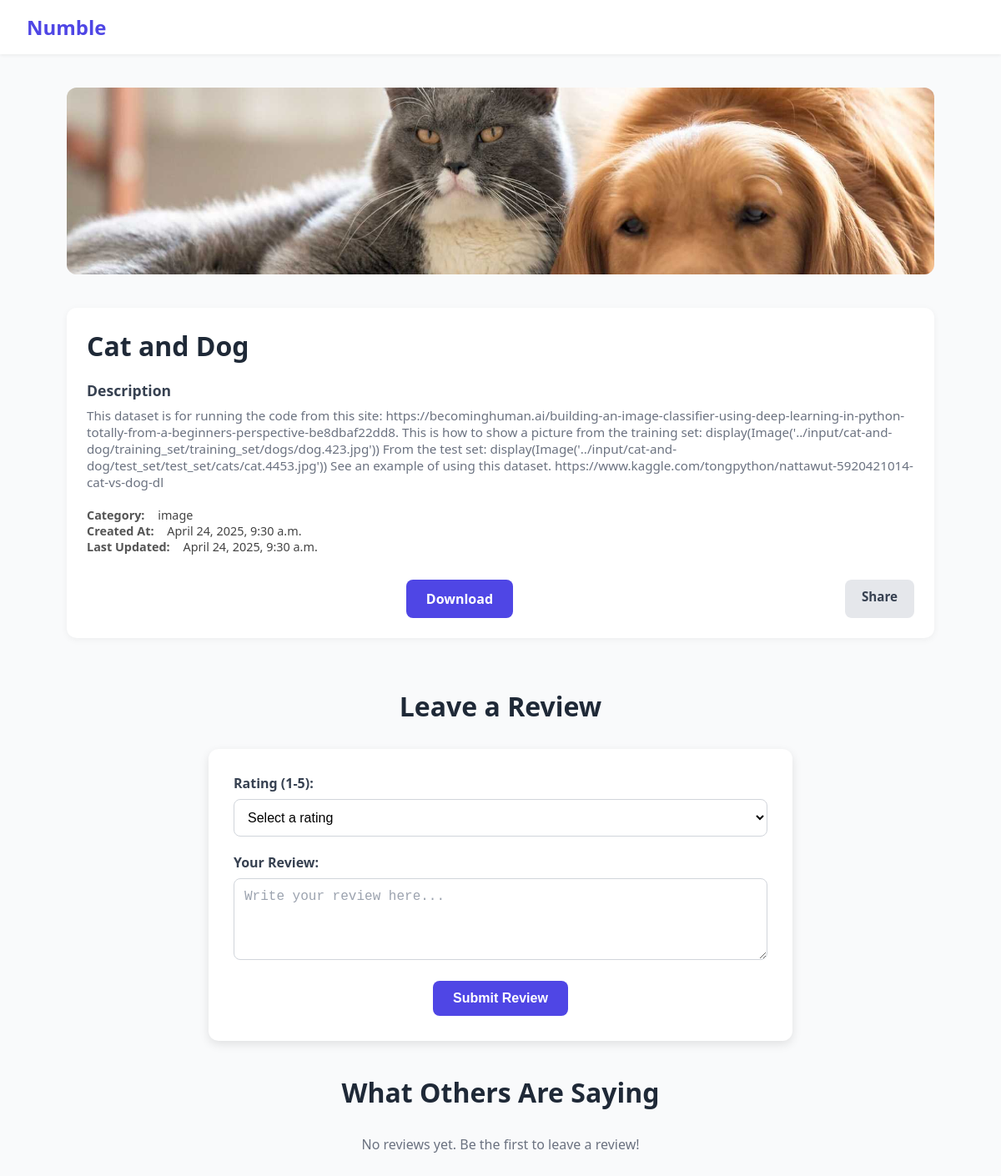
/view-details/5, run on an earlier commit of the app's database.
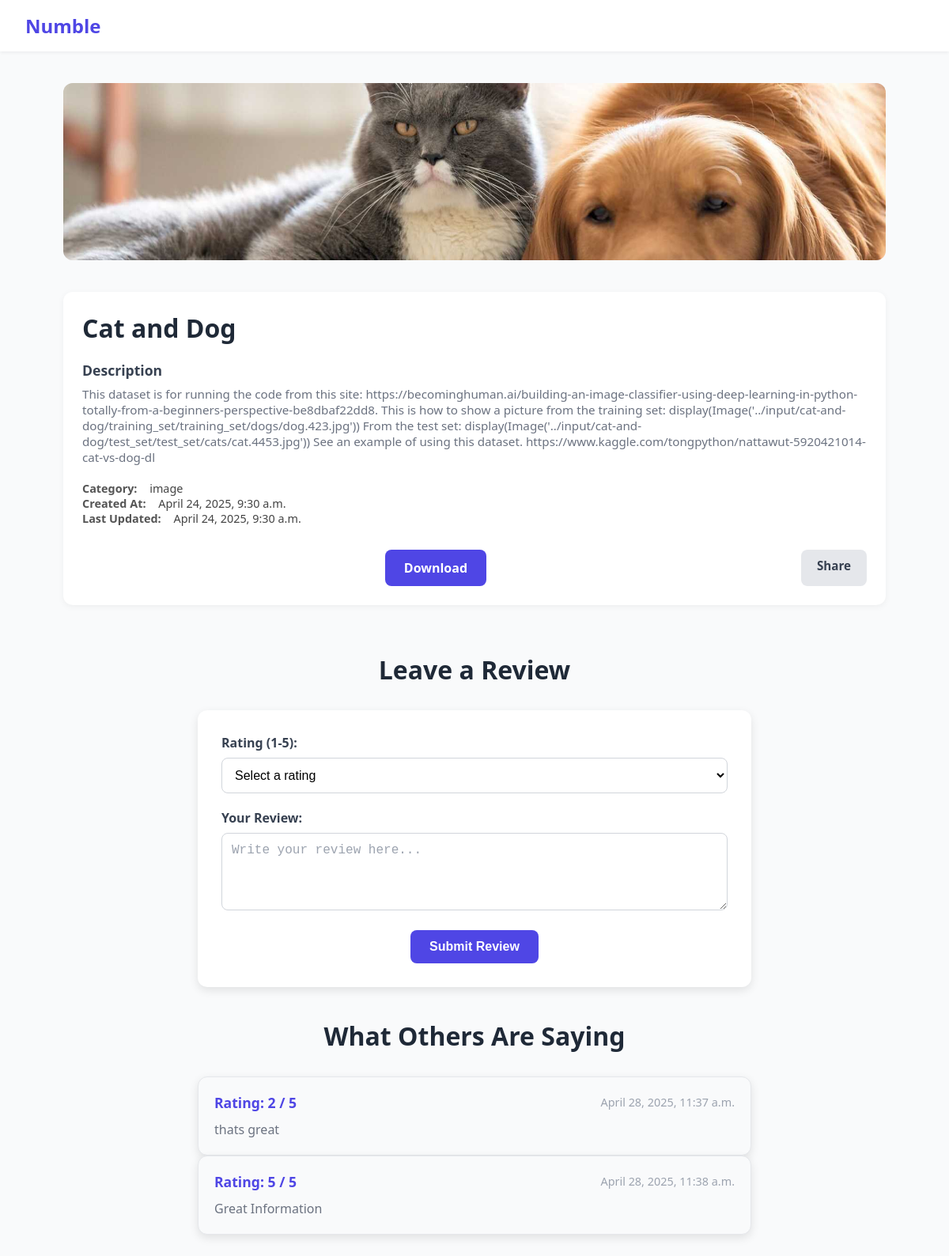
And on a later commit of the database.
### datasetmanager/models.py (models this page shows, shortened)
class Datasetmanager(models.Model):
    name = models.CharField(max_length=100)
    description = models.TextField()
    file = models.FileField(upload_to='datasets/', default="")  # Supports image, video, or zipped datasets
    created_at = models.DateTimeField(auto_now_add=True)
    updated_at = models.DateTimeField(auto_now=True)
    category = models.CharField(max_length=50, choices=[
        ('image', 'Image'),
        ('video', 'Video'),
    ])

class Review(models.Model):
    dataset = models.ForeignKey(Datasetmanager, related_name="reviews", on_delete=models.CASCADE)
    rating = models.IntegerField(choices=[(i, str(i)) for i in range(1, 6)])  # Rating from 1 to 5
    text = models.TextField()
    created_at = models.DateTimeField(auto_now_add=True)

### datasetmanager/views.py (the view)
# urls.py: path("view-details/<int:dataset_id>", datasetDetails, name="datasetDetails"),
def datasetDetails(request, dataset_id):
    dataset = get_object_or_404(Datasetmanager, id=dataset_id)
    context = {
        "dataset": dataset,
    }
    return render(request, "datasetDetails.html", context=context)

### templates/datasetDetails.html (shortened to what this page needs)
<!DOCTYPE html>
<html lang="en">
<head>
</head>
<body>
  <header>
    <div class="logo">Numble</div>
  </header>
  <div class="container">
    <div class="grid">
      <div class="image-box">
        <img src="{{dataset.file.url}}" alt="{{dataset.name}}">
      </div>
      <div class="content-box">
        <h2>{{dataset.name}}</h2>
        <h3>Description</h3>
        <p>{{dataset.description}}</p>
        <div class="meta">
          <div><span>Category:</span> {{dataset.category}}</div>
          <div><span>Created At:</span> {{dataset.created_at}}</div>
          <div><span>Last Updated:</span> {{dataset.updated_at}}</div>
        </div>
        <div class="buttons">
          <a href="{{dataset.file.url}}" download class="btn btn-primary">Download</a>
          <a href="#" class="btn btn-secondary">Share</a>
        </div>
      </div>
    </div>
    <div class="container" style="margin-top: 60px;">
      <h2 class="review-heading">Leave a Review</h2>
      <form action="{% url 'submit_review' dataset.id %}" method="POST" class="review-form">
        <div class="form-group">
          <label for="rating">Rating (1-5):</label>
          <select id="rating" name="rating" required>
            <option value="" disabled selected>Select a rating</option>
          </select>
        </div>
        <div class="form-group">
          <label for="review">Your Review:</label>
          <textarea id="review" name="review" rows="4" placeholder="Write your review here..." required></textarea>
        </div>
        <button type="submit" class="btn btn-primary">Submit Review</button>
      </form>
      <div class="reviews-container">
        <h2 class="review-heading">What Others Are Saying</h2>
        {% for review in dataset.reviews.all %}
          <div class="review-card">
            <div class="review-header">
              <span class="review-rating">Rating: {{ review.rating }} / 5</span>
              <span class="review-date">{{ review.created_at }}</span>
            </div>
            <p class="review-text">{{ review.text }}</p>
          </div>
        {% empty %}
          <p class="no-reviews">No reviews yet. Be the first to leave a review!</p>
        {% endfor %}
      </div>
    </div>
  </div>
</body>
</html>

### templates/datasetDetails.html (style rules this page uses)
* { box-sizing: border-box; margin: 0; padding: 0; }
body { font-family: 'Segoe UI', Tahoma, Geneva, Verdana, sans-serif; background-color: #f9fafb; color: #333; }
header { background-color: #fff; padding: 16px 32px; box-shadow: 0 2px 4px rgba(0, 0, 0, 0.05); display: flex; justify-content: space-between; align-items: center; }
.logo { font-size: 1.5rem; font-weight: bold; color: #4f46e5; }
.container { max-width: 1080px; margin: 40px auto; padding: 0 20px; }
.grid { display: flex; flex-wrap: wrap; gap: 40px; }
.image-box { flex: 1 1 50%; background-color: #eee; border-radius: 12px; overflow: hidden; }
.image-box img { width: 100%; height: 100%; object-fit: cover; }
.content-box { flex: 1 1 50%; background-color: #fff; padding: 24px; border-radius: 12px; box-shadow: 0 2px 8px rgba(0, 0, 0, 0.05); }
.content-box h2 { font-size: 2rem; margin-bottom: 16px; color: #1f2937; }
.content-box h3 { font-size: 1.1rem; margin: 20px 0 8px; color: #374151; }
.content-box p { color: #6b7280; font-size: 0.95rem; }
.meta { margin-top: 20px; font-size: 0.9rem; color: #444; }
.meta span { display: inline-block; margin-right: 12px; font-weight: bold; color: #555; }
.buttons { margin-top: 30px; display: flex; gap: 15px; }
.btn { padding: 10px 20px; border-radius: 8px; text-decoration: none; font-weight: 600; font-size: 0.95rem; text-align: center; display: inline-block; }
.btn-primary { background-color: #4f46e5; color: #fff; }
.btn-secondary { background-color: #e5e7eb; color: #374151; }
.review-heading { font-size: 2rem; color: #1f2937; margin-bottom: 30px; text-align: center; font-weight: bold; }
.review-form { margin-bottom: 50px; background-color: #fff; padding: 30px; border-radius: 12px; box-shadow: 0 4px 12px rgba(0, 0, 0, 0.1); max-width: 700px; margin: 0 auto; }
.form-group { margin-bottom: 20px; }
.form-group label { display: block; margin-bottom: 8px; font-weight: bold; color: #374151; font-size: 1rem; }
.form-group select, .form-group textarea { width: 100%; padding: 12px; border-radius: 8px; border: 1px solid #d1d5db; font-size: 1rem; background-color: #fff; color: #000; }
.form-group textarea::placeholder { color: #9ca3af; }
.btn-primary { padding: 12px 24px; font-size: 1rem; border-radius: 8px; background-color: #4f46e5; color: #fff; border: none; cursor: pointer; font-weight: bold; display: block; margin: 0 auto; transition: background-color 0.3s ease, transform 0.2s ease; }
.reviews-container { margin-top: 40px; }
.review-card { margin-bottom: 30px; padding: 20px; border: 1px solid #e5e7eb; border-radius: 12px; background-color: #f9fafb; box-shadow: 0 4px 12px rgba(0, 0, 0, 0.1); max-width: 700px; margin: 0 auto; transition: transform 0.2s ease, box-shadow 0.2s ease; }
.review-header { display: flex; justify-content: space-between; align-items: center; margin-bottom: 10px; }
.review-rating { font-weight: bold; color: #4f46e5; font-size: 1.1rem; }
.review-date { font-size: 0.9rem; color: #9ca3af; }
.review-text { color: #6b7280; font-size: 1rem; line-height: 1.5; }

What changed in the data, as far as the page shows it:
added Review: rating "2", created_at "April 28, 2025, 11:37 a.m.", text "thats great"
added Review: rating "5", created_at "April 28, 2025, 11:38 a.m.", text "Great Information"
Also different on the page:
text no longer shown: "No reviews yet. Be the first to leave a review!"
